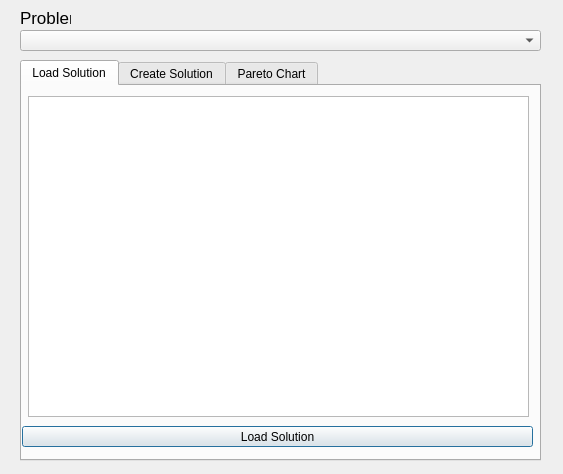
<?xml version="1.0" encoding="UTF-8"?>
<ui version="4.0">
 <class>Dialog</class>
 <widget class="QDialog" name="Dialog">
  <property name="geometry">
   <rect>
    <x>0</x>
    <y>0</y>
    <width>563</width>
    <height>474</height>
   </rect>
  </property>
  <property name="windowTitle">
   <string>Optimization</string>
  </property>
  <property name="modal">
   <bool>true</bool>
  </property>
  <widget class="QTabWidget" name="container">
   <property name="geometry">
    <rect>
     <x>20</x>
     <y>60</y>
     <width>521</width>
     <height>401</height>
    </rect>
   </property>
   <property name="sizePolicy">
    <sizepolicy hsizetype="Preferred" vsizetype="Preferred">
     <horstretch>0</horstretch>
     <verstretch>0</verstretch>
    </sizepolicy>
   </property>
   <property name="font">
    <font>
     <kerning>false</kerning>
    </font>
   </property>
   <property name="currentIndex">
    <number>0</number>
   </property>
   <widget class="QWidget" name="loadSolution">
    <property name="autoFillBackground">
     <bool>false</bool>
    </property>
    <property name="styleSheet">
     <string notr="true"/>
    </property>
    <attribute name="title">
     <string>Load Solution</string>
    </attribute>
    <widget class="QTableView" name="tableView">
     <property name="geometry">
      <rect>
       <x>6</x>
       <y>10</y>
       <width>501</width>
       <height>321</height>
      </rect>
     </property>
    </widget>
    <widget class="QPushButton" name="BtLoadSolution">
     <property name="geometry">
      <rect>
       <x>0</x>
       <y>340</y>
       <width>511</width>
       <height>21</height>
      </rect>
     </property>
     <property name="text">
      <string>Load Solution</string>
     </property>
    </widget>
   </widget>
   <widget class="QWidget" name="createSolutiom">
    <attribute name="title">
     <string>Create Solution</string>
    </attribute>
    <widget class="QPushButton" name="BtUploadSolution">
     <property name="geometry">
      <rect>
       <x>0</x>
       <y>340</y>
       <width>511</width>
       <height>21</height>
      </rect>
     </property>
     <property name="text">
      <string>Upload Solution to WaterIng</string>
     </property>
    </widget>
    <widget class="QLineEdit" name="newSolutionInputName">
     <property name="enabled">
      <bool>true</bool>
     </property>
     <property name="geometry">
      <rect>
       <x>10</x>
       <y>40</y>
       <width>501</width>
       <height>21</height>
      </rect>
     </property>
     <property name="sizePolicy">
      <sizepolicy hsizetype="Preferred" vsizetype="Preferred">
       <horstretch>20</horstretch>
       <verstretch>0</verstretch>
      </sizepolicy>
     </property>
     <property name="alignment">
      <set>Qt::AlignLeading|Qt::AlignLeft|Qt::AlignVCenter</set>
     </property>
     <property name="placeholderText">
      <string>Solution Name</string>
     </property>
    </widget>
    <widget class="QLabel" name="projectLabel_2">
     <property name="enabled">
      <bool>true</bool>
     </property>
     <property name="geometry">
      <rect>
       <x>10</x>
       <y>20</y>
       <width>121</width>
       <height>16</height>
      </rect>
     </property>
     <property name="font">
      <font>
       <pointsize>13</pointsize>
       <weight>50</weight>
       <bold>false</bold>
       <kerning>false</kerning>
      </font>
     </property>
     <property name="text">
      <string>Name</string>
     </property>
    </widget>
    <widget class="QLabel" name="projectLabel_3">
     <property name="enabled">
      <bool>true</bool>
     </property>
     <property name="geometry">
      <rect>
       <x>10</x>
       <y>70</y>
       <width>51</width>
       <height>16</height>
      </rect>
     </property>
     <property name="font">
      <font>
       <pointsize>13</pointsize>
       <weight>50</weight>
       <bold>false</bold>
       <kerning>false</kerning>
      </font>
     </property>
     <property name="text">
      <string>Status:</string>
     </property>
    </widget>
    <widget class="QLabel" name="projectLabel_4">
     <property name="enabled">
      <bool>true</bool>
     </property>
     <property name="geometry">
      <rect>
       <x>10</x>
       <y>100</y>
       <width>251</width>
       <height>16</height>
      </rect>
     </property>
     <property name="font">
      <font>
       <pointsize>13</pointsize>
       <weight>50</weight>
       <bold>false</bold>
       <kerning>false</kerning>
      </font>
     </property>
     <property name="text">
      <string>Nodes to place sensors:</string>
     </property>
    </widget>
    <widget class="QTableView" name="sensors_table">
     <property name="geometry">
      <rect>
       <x>10</x>
       <y>120</y>
       <width>491</width>
       <height>211</height>
      </rect>
     </property>
    </widget>
    <widget class="QLabel" name="projectLabel_5">
     <property name="enabled">
      <bool>true</bool>
     </property>
     <property name="geometry">
      <rect>
       <x>60</x>
       <y>70</y>
       <width>81</width>
       <height>16</height>
      </rect>
     </property>
     <property name="font">
      <font>
       <pointsize>13</pointsize>
       <weight>75</weight>
       <italic>true</italic>
       <bold>true</bold>
       <kerning>false</kerning>
      </font>
     </property>
     <property name="text">
      <string>Created</string>
     </property>
    </widget>
   </widget>
   <widget class="QWidget" name="tab">
    <attribute name="title">
     <string>Pareto Chart</string>
    </attribute>
   </widget>
  </widget>
  <widget class="QLabel" name="projectLabel">
   <property name="enabled">
    <bool>true</bool>
   </property>
   <property name="geometry">
    <rect>
     <x>20</x>
     <y>10</y>
     <width>51</width>
     <height>16</height>
    </rect>
   </property>
   <property name="font">
    <font>
     <pointsize>13</pointsize>
     <weight>50</weight>
     <bold>false</bold>
     <kerning>false</kerning>
    </font>
   </property>
   <property name="text">
    <string>Problem</string>
   </property>
  </widget>
  <widget class="QComboBox" name="problem_box">
   <property name="geometry">
    <rect>
     <x>20</x>
     <y>30</y>
     <width>521</width>
     <height>21</height>
    </rect>
   </property>
  </widget>
 </widget>
 <resources/>
 <connections/>
</ui>
